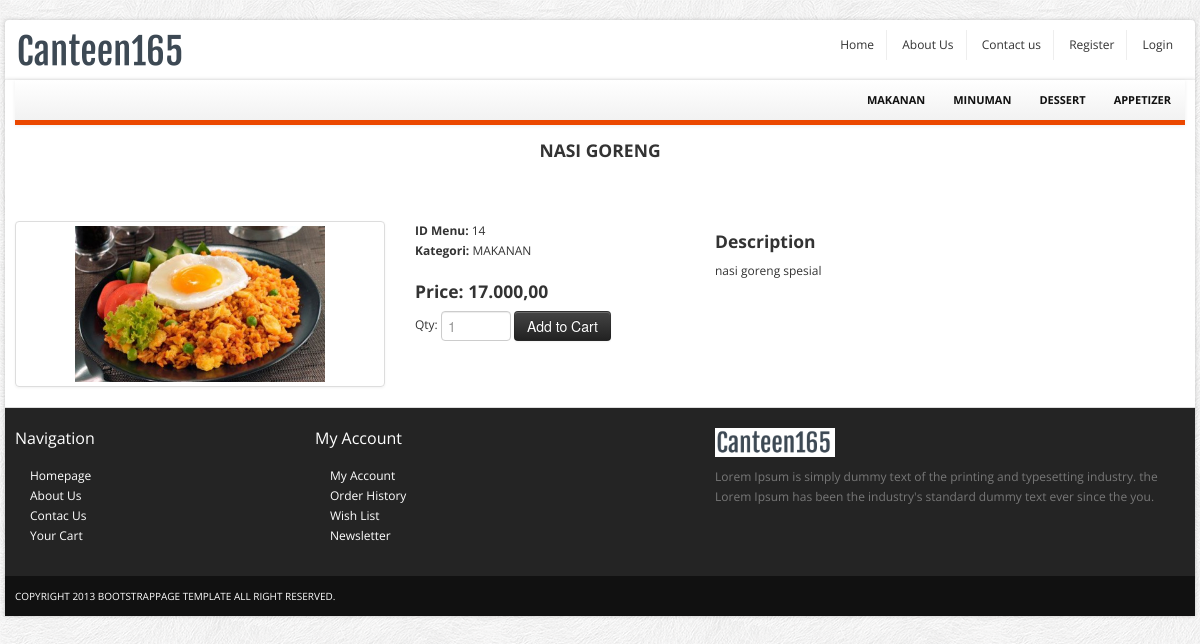
Screenshot of /index.php?p=productdetail&id=14 with the database file from the repository.
### tables this page shows
CREATE TABLE `tblcategory` (
  `id` int(11) NOT NULL,
  `nama` varchar(50) NOT NULL,
  `deskripsi` varchar(300) NOT NULL
);

CREATE TABLE `tblmenu` (
  `id` int(11) NOT NULL,
  `nama` varchar(50) NOT NULL,
  `deskripsi` varchar(500) NOT NULL,
  `harga` int(11) NOT NULL,
  `idcategory` int(11) NOT NULL,
  `foto` varchar(100) NOT NULL
);

### inc.koneksi.php (called while the page is built, shortened)
<?php
class Connection{
   private $host = "localhost";
   private $struser = "root";
   private $strpassword = "";
   private $strdbname = "canteen165";
	function connect()
	{
	    $conn = mysqli_connect($this->host,$this->struser, $this->strpassword);
	 	 mysqli_select_db($conn, $this->strdbname);
		 $this->connection = $conn;
	}
}
?>

### class/class.Category.php (called while the page is built, shortened)
<?php
	class Category extends Connection
	{
		public function __get($atribute) {
			if (property_exists($this, $atribute)) {
				return $this->$atribute;
				}
		}
		public function SelectAllCategory(){
			$sql = "SELECT * FROM tblcategory";
			$result = mysqli_query($this->connection, $sql);
			$arrResult = Array();
			$cnt=0;
			if(mysqli_num_rows($result) > 0){
				while ($data = mysqli_fetch_array($result))
				{
					$objCategory = new Category();
					$objCategory->id=$data['id'];
					$objCategory->nama=$data['nama'];
					$objCategory->deskripsi=$data['deskripsi'];
					$arrResult[$cnt] = $objCategory;
					$cnt++;
				}
			}
			return $arrResult;
		}
 	}
?>

### class/class.Menu.php (called while the page is built, shortened)
<?php
	class Menu extends Connection
	{
		private $id =0;
		public function __get($atribute) {
			if (property_exists($this, $atribute)) {
				return $this->$atribute;
				}
		}
		public function SelectOneMenu(){
			$sql = "SELECT a.*, b.nama as namacategory FROM tblmenu a, tblcategory b where a.idcategory= b.id AND a.id='$this->id'";
			$resultOne = mysqli_query($this->connection, $sql);
			if(mysqli_num_rows($resultOne) == 1){
				$data = mysqli_fetch_assoc($resultOne);
				$this->nama = $data['nama'];
				$this->deskripsi = $data['deskripsi'];
				$this->namacategory=$data['namacategory'];
				$this->harga = $data['harga'];
				$this->foto = $data['foto'];
			}
		}
 	}
?>

### index.php (the view, shortened to what this page needs)
<?php
	require "inc.koneksi.php";
?>
<!DOCTYPE html>
<html lang="en">
	<head>
		<link href="css/bootstrap.min.css" rel="stylesheet">
		<link href="css/bootstrap-responsive.min.css" rel="stylesheet">
		<link href="css/flexslider.css" rel="stylesheet"/>
		<link href="css/main.css" rel="stylesheet"/>
	</head>
    <body>
		<div id="top-bar" class="container">
			<div class="row">
				<div class="span4">
					<a href="index.php" class="logo pull-left"><img src="images/logo.png" class="site_logo" alt=""></a>
				</div>
				<div class="span8">
					<div id="menu_user" class="account pull-right">
						<ul class="user-menu">
						    <li><a href="index.php">Home</a></li>
							<li><a href="index.php?p=about">About Us</a></li>
							<li><a href="index.php?p=contact">Contact us</a></li>
							<?php
								if(isset($_SESSION["role"]))
							    {
									if($_SESSION["role"] == "admin")
									{
							?>
										<li><a href="index.php?p=accountlist">User</a></li>
										<li><a href="index.php?p=rolelist">Role</a></li>
										<li><a href="index.php?p=pembelilist">Pembeli</a></li>
										<li><a href="index.php?p=categorylist">Kategori</a></li>
										<li><a href="index.php?p=menulist">Menu</a></li>
										<li><a href="index.php?p=bannerlist">Banner</a></li>
										<li><a href="index.php?p=pesananlist">Pesanan</a></li>
							<?php
									}
									else
									{
							?>
										<li><a href="index.php?p=historypesanan">History Pesanan</a></li>
										<li><a href="index.php?p=cart">Keranjang</a></li>
							<?php
									}
							?>
									<li><a href="index.php?p=logout">Logout</a></li>
							<?php
							    }
							    else
								{
							?>
									<li><a href="index.php?p=register">Register</a></li>
									<li><a href="index.php?p=login">Login</a></li>
							<?php
								}
							?>
						</ul>
					</div>
				</div>
			</div>
		</div>
		<div id="wrapper" class="container">
		<div class="navbar-inner main-menu">
					<nav id="menu" class="pull-right">
					<ul>
					<?php
					require_once('./class/class.Category.php');
					$objCategory = new Category();
					$arrayResult = $objCategory->SelectAllCategory();
					foreach ($arrayResult as $dataCategory) {
						echo '<li><a href="index.php?p=products&id='.$dataCategory->id.'">'.$dataCategory->nama.'</a>';
						echo '</li>';
					}
					?>
						</ul>
					</nav>
				</div>
			<section id="content">
			<div id="konten">
				<?php
				$pages_dir = 'pages';
				if(!empty($_GET['p'])){
					$pages = scandir($pages_dir, 0);
					unset($pages[0], $pages[1]);
					$p = $_GET['p'];
					if(in_array($p.'.php', $pages)){
						include($pages_dir.'/'.$p.'.php');
					} else {
						echo 'Halaman tidak ditemukan! :(';
					}
				} else {
					include($pages_dir.'/home.php');
				}
				?>
			</div>
			</section>
			<section id="footer-bar">
				<div class="row">
					<div class="span3">
						<h4>Navigation</h4>
						<ul class="nav">
							<li><a href="index.php">Homepage</a></li>
							<li><a href="index.php?p=about">About Us</a></li>
							<li><a href="./contact.html">Contac Us</a></li>
							<li><a href="./cart.html">Your Cart</a></li>
						</ul>
					</div>
					<div class="span4">
						<h4>My Account</h4>
						<ul class="nav">
							<li><a href="index.php?p=editprofile">My Account</a></li>
							<li><a href="index.php?p=history">Order History</a></li>
							<li><a href="#">Wish List</a></li>
							<li><a href="#">Newsletter</a></li>
						</ul>
					</div>
					<div class="span5">
						<p class="logo"><img src="images/logo.png" class="site_logo" alt=""></p>
						<p>Lorem Ipsum is simply dummy text of the printing and typesetting industry. the  Lorem Ipsum has been the industry's standard dummy text ever since the you.</p>
						<br/>
						<span class="social_icons">
							<a class="facebook" href="#">Facebook</a>
							<a class="twitter" href="#">Twitter</a>
							<a class="skype" href="#">Skype</a>
							<a class="vimeo" href="#">Vimeo</a>
						</span>
					</div>
				</div>
			</section>
			<section id="copyright">
				<span>Copyright 2013 bootstrappage template  All right reserved.</span>
			</section>
		</div>
    </body>
</html>

### pages/productdetail.php (shortened to what this page needs)
<?php
	if(isset($_GET['id'])){
		require_once('./class/class.Menu.php');
		$objMenu = new Menu();
		$objMenu->id = $_GET['id'];
		$objMenu->SelectOneMenu();
	}
?>
<section class="header_text sub">
	<h4><span><?php echo $objMenu->nama; ?></span></h4>
</section>
<section class="main-content">
	<div class="row">
		<div class="span12">
			<div class="row">
				<div class="span4">
					<a href="<?php echo "upload/menu/".$objMenu->foto; ?>" class="thumbnail" data-fancybox-group="group1" title="Description 1"><?php echo '<img height="150" width="250" src="upload/menu/'.$objMenu->foto.'" alt="" />'; ?></a>
				</div>
				<div class="span3">
					<address>
						<strong>ID Menu:</strong> <span><?php echo $objMenu->id; ?></span><br>
						<strong>Kategori:</strong> <span><?php echo $objMenu->namacategory; ?></span><br>
					</address>
					<h4><strong>Price: <?php echo number_format($objMenu->harga,2,',','.'); ?></strong></h4>
					<form action="index.php?p=cart" method="post" class="form-inline">
						<label>Qty:</label>
						<input type="text" class="span1" required name="qty" placeholder="1">
						<input name="btnPesan" class="btn btn-inverse" type="submit" value="Add to Cart">
					</form>
				</div>
				<div class="span4">
					<h4>
						<span class="text"><strong>Description</strong></span>
					</h4>
					<div class="tab-content">
						<div class="tab-pane active" id="home"><?php echo $objMenu->deskripsi; ?></div>
					</div>
				</div>
			</div>
		</div>
	</div>
</section>

### css/main.css (style rules this page uses)
body { font-size: 12px; font-family: 'Open Sans', arial, tahoma, sans-serif; background:url(images/bg.png) repeat 0 0 fixed; }
label, input, button, select, textarea { font-size: 12px; }
ul li a,a { color:#333; outline:0; -webkit-transition: all 0.2s linear; -moz-transition: all 0.2s linear; -o-transition: all 0.2s linear; -ms-transition: all 0.2s linear; transition: all 0.2s linear; }
a { color:#eb4800; }
#wrapper,#top-bar { background: #fff; margin: 20px auto 20px auto; box-shadow: 0px 0px 4px 0px rgba(0, 0, 0, 0.2); -moz-box-shadow: 0px 0px 4px 0px rgba(0, 0, 0, 0.2); -webkit-box-shadow: 0px 0px 4px 0px rgba(0, 0, 0, 0.2); padding:0px 10px; }
section.homepage-slider, section.navbar, section.google_map, section#footer-bar, section#copyright { margin-left: -10px; margin-right: -10px; }
section.header_text { background:url(images/bg_h.png) no-repeat bottom; text-align:center; padding:15px 0 20px 0; font-size:16px; line-height:30px; border-bottom:1px solid #fff; }
section.header_text.sub { font-size:14px; margin-bottom:40px; }
section.header_text.sub h4 { text-transform:uppercase; margin:0; }
#top-bar { background-color:#fff; padding:10px; margin: 20px auto -22px auto; -webkit-border-radius: 4px; -moz-border-radius: 4px; border-radius: 4px; }
#top-bar .user-menu { margin: 0; padding: 0; list-style: none; }
#top-bar .user-menu li { display: inline-block; *display: inline; zoom: 1; border-right: 1px solid #eee; padding: 5px 12px; }
#top-bar .user-menu li:last-child { border-right:0; }
section#footer-bar, section#copyright { padding:10px 10px; }
section#footer-bar { margin-top:20px; padding-top:10px; background-color:#242424; border-top:1px solid #ddd; color:#777; }
section#footer-bar p.logo { margin-top:10px; width:120px; }
section#footer-bar a { text-indent:15px; color:#fff; }
section#footer-bar .nav a { background: url(images/trigger_right.png) no-repeat 5px 7px; }
section#footer-bar h4 { padding: 0; font-size: 16px; color: #fff; font-weight:normal; margin: 10px 0 18px; }
section#footer-bar .social_icons a { display: block; float: left; width: 29px; height: 28px; text-indent: -9999px; background-image: url(images/social-icons.png); background-repeat: no-repeat; margin-right: 10px; -webkit-transition: all 0.4s; -moz-transition: all 0.4s; -o-transition: all 0.4s; -ms-transition: all 0.4s; transition: all 0.4s; }
section#footer-bar .social_icons a.twitter { background-position: -38px 0; }
section#footer-bar .social_icons a.skype { background-position: -76px 0; }
section#footer-bar .social_icons a.vimeo { background-position: -115px 0; }
section#copyright { background-color:#111111; color:#fff; font-size:10px; text-transform:uppercase; }
.navbar-inner.main-menu { height: 40px; padding-left:10px; padding-right:0; border-right: 0; border-left: 0; border-top: 0; border-bottom:5px solid #eb4800; -webkit-border-radius: 0; -moz-border-radius: 0; border-radius: 0; filter: none; }
#menu > ul { display: block; margin-left:0; }
#menu > ul > li { list-style: none; float: left; position: relative; margin-right: 0px; }
#menu > ul > li > a { font-size: 11px; color: #111; display: block; text-transform: uppercase; font-weight: bold; text-align: center; padding: 10px 14px; }

### rows the page displays
tblcategory: nama "MAKANAN"
tblcategory: nama "MINUMAN"
tblcategory: nama "DESSERT"
tblcategory: nama "APPETIZER"
tblmenu: nama "NASI GORENG", foto (picture), id "14", idcategory.nama "MAKANAN", harga "17.000,00", deskripsi "nasi goreng spesial"
